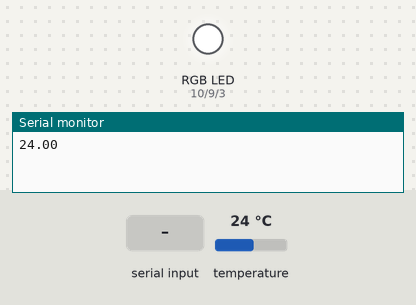
The sketch below on a simulated Arduino Uno, built with avr-gcc and run on an emulated ATmega328P. Shown: an RGB LED mixed from three pins (HIGH = lit), the last lines printed to the serial monitor. Inputs (shaded band) come from the test bench; at power-on: temperature 24 °C.

Above: at 2.3 s.
2.4 s: byte 30 received over Serial
At 4.2 s:
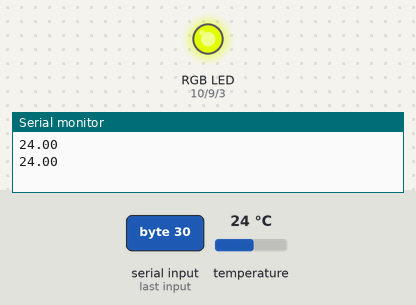
4.5 s: byte 90 received over Serial
At 5.5 s:
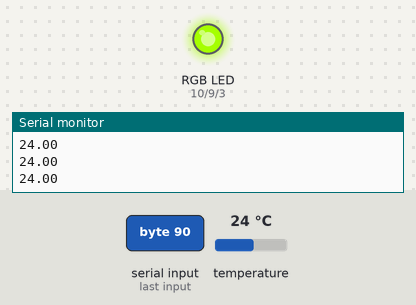
Timing chart, 0 to 7.5 s (numbered marks = the images above; inputs shaded):
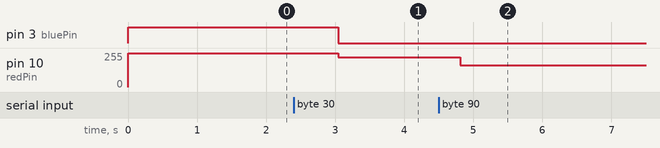

The sketch:

TemperatureAlarm.ino
```cpp
#include <OneWire.h>
#include <DallasTemperature.h>


//variable declarations
int bluePin = 3;
int greenPin = 9;
int redPin = 10;
int oneWireBus=2;
int incomingByte = 0;

OneWire oneWire(oneWireBus);
DallasTemperature sensors(&oneWire);

void setup() {

  analogWrite(redPin,255);       //RGB with common anode so when duty cycle is max the light intensity is minimal
  analogWrite(greenPin,255);     // begin whith all colors off
  analogWrite(bluePin,255);

  Serial.begin(9600);  //start serial communiaction
  while (!Serial) {
    ;
  }
  sensors.begin();
}

void loop() {

  sensors.requestTemperatures();
  Serial.println(sensors.getTempCByIndex(0));   //get temperatue and put into serial
  delay(500);
  if (Serial.available() > 0) //read the next three bytes corresponding to the RGB value
  {

    incomingByte = Serial.read();
    analogWrite(redPin,255-incomingByte);   // RGB with common anode, look second comment,  correct value  requires to subtract from 255
    incomingByte = Serial.read();
    analogWrite(greenPin,255-incomingByte);
    incomingByte = Serial.read();
    analogWrite(bluePin,255-incomingByte);
  }
  delay(500);
}
```

Measured:
- after the input at 2.4 s, pin 3 (bluePin): HIGH → LOW after 0.64 s; pin 10 (redPin): 255/255 → 225/255 after 0.64 s
- after the input at 4.5 s, pin 10 (redPin): 225/255 → 165/255 after 0.31 s
